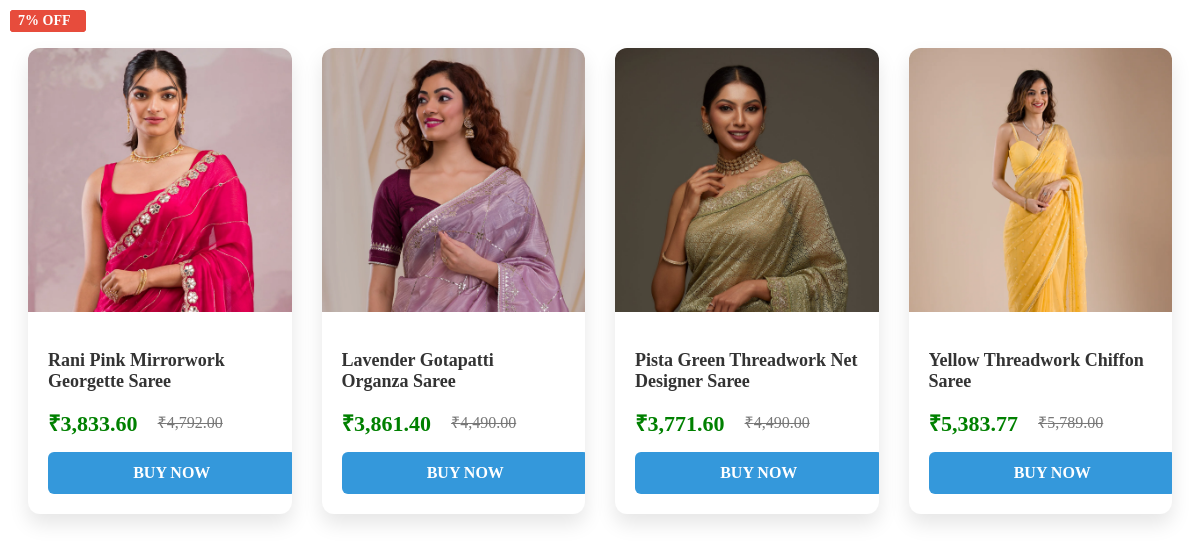
The page /product.php on the database its author committed.
### tables this page shows
CREATE TABLE `product` (
  `Product_id` int(11) NOT NULL,
  `Name` text NOT NULL,
  `Description` text NOT NULL,
  `Price` int(11) NOT NULL,
  `w_data` text NOT NULL,
  `discount_p` int(11) NOT NULL,
  `Img_filename1` text NOT NULL,
  `Img_filename2` text NOT NULL,
  `Img_filename3` text NOT NULL,
  `Img_filename4` text NOT NULL,
  `Img_filename5` text NOT NULL,
  `Img_filename6` text NOT NULL,
  `Category` varchar(30) NOT NULL,
  `Availability` varchar(30) NOT NULL
);

### product.php (the view, shortened to what this page needs)
<?php
include_once 'connection.php';
$sql = "SELECT * FROM product WHERE Availability = 'Instock' OR Availability = 'Available'";
$result = mysqli_query($conn, $sql);
?>
<div class="container">
    <div class="product-grid">
        <?php while ($row = mysqli_fetch_assoc($result)) {
            $discountPercentage = $row['discount_p'];
            $originalPrice = $row['Price'];
            $discountedPrice = $originalPrice * (1 - $discountPercentage / 100);
            ?>
            <div class="product-card">
                <div class="product-image-container">
                    <img src="images/product/<?php echo htmlspecialchars($row['Img_filename1']); ?>"
                        alt="<?php echo htmlspecialchars($row['Name']); ?>" class="product-image">
                </div>
                <div class="product-details">
                    <h3 class="product-name"><?php echo htmlspecialchars($row['Name']); ?></h3>
                    <div class="product-price">
                        <?php if ($discountPercentage > 0) { ?>
                            <span class="discounted-price">₹<?php echo number_format($discountedPrice, 2); ?></span>
                            <span class="original-price">₹<?php echo number_format($originalPrice, 2); ?></span>
                            <span class="discount-badge"><?php echo $discountPercentage; ?>% OFF</span>
                        <?php } else { ?>
                            <span class="regular-price">₹<?php echo number_format($originalPrice, 2); ?></span>
                        <?php } ?>
                    </div>
                    <a href="single_product_view.php?product_id=<?php echo $row['Product_id']; ?>" class="btn-buy-now">
                        Buy Now
                    </a>
                </div>
            </div>
        <?php } ?>
    </div>
</div>

### product.php (style rules this page uses)
.discount-badge { background-color: #e60026; color: white; padding: 4px 8px; position: absolute; top: 10px; left: 10px; border-radius: 3px; z-index: 2; font-size: 12px; font-weight: bold; }
.discounted-price { color: #000; font-weight: bold; font-size: 15px; margin-right: 10px; }
.original-price { color: #888; text-decoration: line-through; }
.regular-price, .discounted-price { color: green !important; font-weight: bold; font-size: 20px; }
.container { max-width: 1200px; margin: 0 auto; padding: 20px; }
.product-grid { display: grid; grid-template-columns: repeat(auto-fill, minmax(250px, 1fr)); gap: 30px; padding: 20px 0; }
.product-card { background-color: #fff; border-radius: 12px; box-shadow: 0 10px 20px rgba(0, 0, 0, 0.1); overflow: hidden; transition: all 0.3s ease; display: flex; flex-direction: column; }
.product-image-container { position: relative; padding-top: 100%; overflow: hidden; }
.product-image { position: absolute; top: 0; left: 0; width: 100%; height: 100%; object-fit: cover; object-position: top; transition: transform 0.3s ease; }
.product-details { padding: 20px; display: flex; flex-direction: column; flex-grow: 1; }
.product-name { font-size: 18px; font-weight: 600; margin-bottom: 15px; color: #333; display: -webkit-box; -webkit-line-clamp: 2; -webkit-box-orient: vertical; overflow: hidden; text-overflow: ellipsis; }
.product-price { display: flex; align-items: center; flex-wrap: wrap; margin-bottom: 15px; }
.discounted-price { font-size: 22px; font-weight: 700; color: #e74c3c; }
.original-price { font-size: 16px; text-decoration: line-through; color: #777; margin-left: 10px; }
.discount-badge { background-color: #e74c3c; color: #fff; font-size: 14px; font-weight: 600; padding: 3px 8px; border-radius: 4px; margin-left: auto; }
.btn-buy-now { display: block; width: 100%; padding: 12px; background-color: #3498db; color: #fff; text-align: center; text-decoration: none; border-radius: 6px; transition: background-color 0.3s ease; font-size: 16px; font-weight: 600; text-transform: uppercase; margin-top: auto; }

### rows shown on the page
product: Img_filename1+Name (picture), Name "Rani Pink Mirrorwork Georgette Saree", discountedPrice "3,833.60", Price "4,792.00"
product: Img_filename1+Name (picture), Name "Lavender Gotapatti Organza Saree", discountedPrice "3,861.40", Price "4,490.00"
product: Img_filename1+Name (picture), Name "Pista Green Threadwork Net Designer Saree", discountedPrice "3,771.60", Price "4,490.00"
product: Img_filename1+Name (picture), Name "Yellow Threadwork Chiffon Saree", discountedPrice "5,383.77", Price "5,789.00", discount_p "7"
